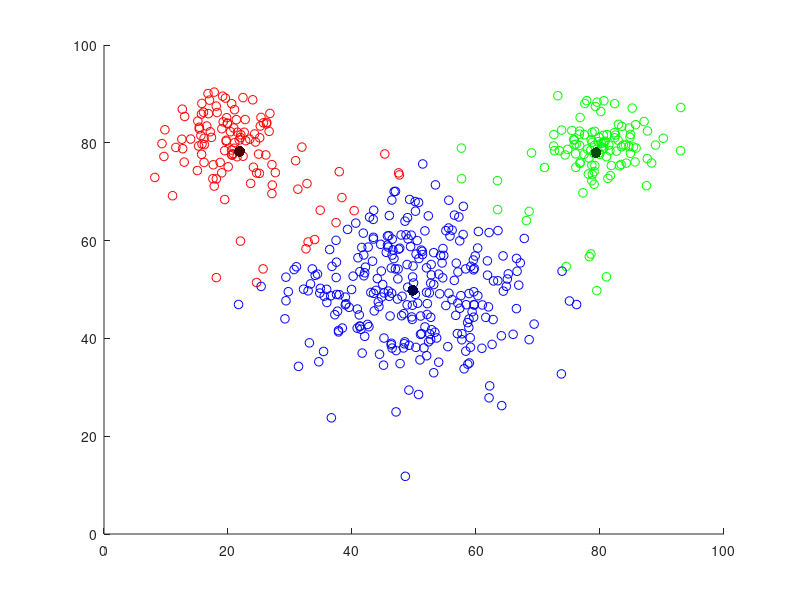

This figure's MATLAB source:
% Uebung 03
% ----------
% Video zu PCA: https://www.youtube.com/watch?v=7OAs0h0kYmk
%
% J. Cavojska, N. Lehmann

% Trainingsdaten, Testdaten und Clusterdaten laden
A = load('pendigits-training.txt');
B = load('pendigits-testing.txt');
C = load('clusters.txt');

% Daten aufbereiten
A_n   = size(A,2);
A_m   = size(A,1);
A = sortrows(A,A_n);
A_0 = A((A(:,17)==0),:);
A_1 = A((A(:,17)==1),:);
A_2 = A((A(:,17)==2),:);
A_3 = A((A(:,17)==3),:);
A_4 = A((A(:,17)==4),:);
A_5 = A((A(:,17)==5),:);
A_6 = A((A(:,17)==6),:);
A_7 = A((A(:,17)==7),:);
A_8 = A((A(:,17)==8),:);
A_9 = A((A(:,17)==9),:);
X = A(:,1:A_n -1); % alle Daten ausser der Zuglinie
x = min(X):max(X);
B_n   = size(B,2);
B_m   = size(B,1);

% Aufgabe 1 (3 Punkte)

% A 1.1: multivariate (mehrdimensionale) Normalverteilung
%        (Erwartungswert, Kovarianzmatrix) berechnen

% Erwartungswert fuer jede Koordinate fuer jeden Zug (0 bis 9)
E_A_0 = mean(A_0(:,1:A_n -1));
E_A_1 = mean(A_1(:,1:A_n -1));
E_A_2 = mean(A_2(:,1:A_n -1));
E_A_3 = mean(A_3(:,1:A_n -1));
E_A_4 = mean(A_4(:,1:A_n -1));
E_A_5 = mean(A_5(:,1:A_n -1));
E_A_6 = mean(A_6(:,1:A_n -1));
E_A_7 = mean(A_7(:,1:A_n -1));
E_A_8 = mean(A_8(:,1:A_n -1));
E_A_9 = mean(A_9(:,1:A_n -1));

% Kovarianzmatrix fuer jeden Zug (0 bis 9)
CVM_A_0 = cov(A_0(:,1:A_n -1));
CVM_A_1 = cov(A_1(:,1:A_n -1));
CVM_A_2 = cov(A_2(:,1:A_n -1));
CVM_A_3 = cov(A_3(:,1:A_n -1));
CVM_A_4 = cov(A_4(:,1:A_n -1));
CVM_A_5 = cov(A_5(:,1:A_n -1));
CVM_A_6 = cov(A_6(:,1:A_n -1));
CVM_A_7 = cov(A_7(:,1:A_n -1));
CVM_A_8 = cov(A_8(:,1:A_n -1));
CVM_A_9 = cov(A_9(:,1:A_n -1));

% Multivariante PDF generieren fuer jeden Zug (0 bis 9)
% wir geben hier kein Intervall an, weil die pdf hochdimensional ist 
% und nicht nur fuer einen bestimmten Bereich berechnet werden soll
A_0_mvpdf = mvnpdf(A_0(:,1:A_n -1), E_A_0, CVM_A_0);
A_1_mvpdf = mvnpdf(A_1(:,1:A_n -1), E_A_1, CVM_A_1);
A_2_mvpdf = mvnpdf(A_2(:,1:A_n -1), E_A_2, CVM_A_2);
A_3_mvpdf = mvnpdf(A_3(:,1:A_n -1), E_A_3, CVM_A_3);
A_4_mvpdf = mvnpdf(A_4(:,1:A_n -1), E_A_4, CVM_A_4);
A_5_mvpdf = mvnpdf(A_5(:,1:A_n -1), E_A_5, CVM_A_5);
A_6_mvpdf = mvnpdf(A_6(:,1:A_n -1), E_A_6, CVM_A_6);
A_7_mvpdf = mvnpdf(A_7(:,1:A_n -1), E_A_7, CVM_A_7);
A_8_mvpdf = mvnpdf(A_8(:,1:A_n -1), E_A_8, CVM_A_8);
A_9_mvpdf = mvnpdf(A_9(:,1:A_n -1), E_A_9, CVM_A_9);


% A 1.2: Testdaten anhand der A-Posteriori-PDF klassifizieren,
%        Konfusionsmatrix und Klassifikationsguete angeben
%        (Annahme: Gleichverteilte A-Priori-Wahrscheinlichkeit
%                  fuer jede Ziffer)

% A-Priori-Wahrscheinlichkeit fuer jeden Zug (0 bis 9)
A_x_apriori = 1 / length(unique(A(:,A_n)));

% A-Posteriori-Wahrscheinlichkeit fuer jeden Zug (0 bis 9)
% P(Zuglinie | Position) = P(Position | Zuglinie) * P(Zuglinie)
A_0_aposteriori = A_0_mvpdf * A_x_apriori;
A_1_aposteriori = A_1_mvpdf * A_x_apriori;
A_2_aposteriori = A_2_mvpdf * A_x_apriori;
A_3_aposteriori = A_3_mvpdf * A_x_apriori;
A_4_aposteriori = A_4_mvpdf * A_x_apriori;
A_5_aposteriori = A_5_mvpdf * A_x_apriori;
A_6_aposteriori = A_6_mvpdf * A_x_apriori;
A_7_aposteriori = A_7_mvpdf * A_x_apriori;
A_8_aposteriori = A_8_mvpdf * A_x_apriori;
A_9_aposteriori = A_9_mvpdf * A_x_apriori;

% Wir klassifizieren mit der L2-Norm.
M_classify = [];
for index = 1:size(B,1)
    trainData = B(index,1:B_n -1);
    A_0_aposteriori_predict = mvnpdf(trainData, E_A_0, CVM_A_0);
    A_1_aposteriori_predict = mvnpdf(trainData, E_A_1, CVM_A_1);
    A_2_aposteriori_predict = mvnpdf(trainData, E_A_2, CVM_A_2);
    A_3_aposteriori_predict = mvnpdf(trainData, E_A_3, CVM_A_3);
    A_4_aposteriori_predict = mvnpdf(trainData, E_A_4, CVM_A_4);
    A_5_aposteriori_predict = mvnpdf(trainData, E_A_5, CVM_A_5);
    A_6_aposteriori_predict = mvnpdf(trainData, E_A_6, CVM_A_6);
    A_7_aposteriori_predict = mvnpdf(trainData, E_A_7, CVM_A_7);
    A_8_aposteriori_predict = mvnpdf(trainData, E_A_8, CVM_A_8);
    A_9_aposteriori_predict = mvnpdf(trainData, E_A_9, CVM_A_9);
    
    [maxValue, indexAtMaxValue] = max([norm(A_0_aposteriori_predict),norm(A_1_aposteriori_predict),norm(A_2_aposteriori_predict),norm(A_3_aposteriori_predict),norm(A_4_aposteriori_predict),norm(A_5_aposteriori_predict),norm(A_6_aposteriori_predict),norm(A_7_aposteriori_predict),norm(A_8_aposteriori_predict),norm(A_9_aposteriori_predict)]);
    
    if (maxValue == norm(A_0_aposteriori_predict))     % train 0 predicted
        tmpVector = [B(index,1:B_n -1),B(index,B_n),0];
        M_classify = vertcat(M_classify,tmpVector);
    elseif (maxValue == norm(A_1_aposteriori_predict)) % train 1 predicted
        tmpVector = [B(index,1:B_n -1),B(index,B_n),1];
        M_classify = vertcat(M_classify,tmpVector);
    elseif (maxValue == norm(A_2_aposteriori_predict)) % train 2 predicted
        tmpVector = [B(index,1:B_n -1),B(index,B_n),2];
        M_classify = vertcat(M_classify,tmpVector);
    elseif (maxValue == norm(A_3_aposteriori_predict)) % train 3 predicted
        tmpVector = [B(index,1:B_n -1),B(index,B_n),3];
        M_classify = vertcat(M_classify,tmpVector);
    elseif (maxValue == norm(A_4_aposteriori_predict)) % train 4 predicted
        tmpVector = [B(index,1:B_n -1),B(index,B_n),4];
        M_classify = vertcat(M_classify,tmpVector);
    elseif (maxValue == norm(A_5_aposteriori_predict)) % train 5 predicted
        tmpVector = [B(index,1:B_n -1),B(index,B_n),5];
        M_classify = vertcat(M_classify,tmpVector);
    elseif (maxValue == norm(A_6_aposteriori_predict)) % train 6 predicted
        tmpVector = [B(index,1:B_n -1),B(index,B_n),6];
        M_classify = vertcat(M_classify,tmpVector);
    elseif (maxValue == norm(A_7_aposteriori_predict)) % train 7 predicted
        tmpVector = [B(index,1:B_n -1),B(index,B_n),7];
        M_classify = vertcat(M_classify,tmpVector);
    elseif (maxValue == norm(A_8_aposteriori_predict)) % train 8 predicted
        tmpVector = [B(index,1:B_n -1),B(index,B_n),8];
        M_classify = vertcat(M_classify,tmpVector);
    else                                       % train 9 predicted
        tmpVector = [B(index,1:B_n -1),B(index,B_n),9];
        M_classify = vertcat(M_classify,tmpVector);
    end % end-if
end % end-for_each

M_classify;
%cp = classperf(B,c)

% Konfusionsmatrix
knownClass = M_classify(:, B_n);
predictedClass = M_classify(:, B_n +1);
confusionmat(knownClass, predictedClass)

% Klassifikationsguete
M_m = size(M_classify, 1);
corret_predicted = 0;
for index = 1:M_m
    if M_classify(index, B_n) == M_classify(index, B_n +1)
        corret_predicted = corret_predicted + 1;
    end
end
classification_quality = corret_predicted / M_m


%%%%%%%%%%%%%%%%%%%%%%%%%%  Aufgabe 2 (4 Punkte)  %%%%%%%%%%%%%%%%%%%%%%%%%%%%%

% A 2.1: Erste Hauptkomponente der Trainingsdaten angeben
M_pca = princomp(zscore(B(:,1:B_n -1))); % pca with standardized variables
M_pca_fst = M_pca(:,1); % ?

% A 2.2: Dimensionsreduzierung mittels PCA,
%        Testdaten klassifizieren mit Bayes Klassifikator
%        (wie in Aufgabe 1)
%        Klassifikationsguete fuer alle Dimensionen angeben


%%%%%%%%%%%%%%%%%%%%%%%%%%%  Aufgabe 3 (3 Punkte)  %%%%%%%%%%%%%%%%%%%%%%%%%%%%

% A 3.1: k-means auf die Daten clusters.txt anwenden,
%        k-means soll selbst implementiert werden!

k = 3;
numIterations = 5

mean1 = C(1,:) % mean1, selected randomly
mean2 = C(2,:) % mean2, selected randomly
mean3 = C(3,:) % mean3, selected randomly
mean1_elems = [] % elements belonging to mean1
mean2_elems = [] % elements belonging to mean2
mean3_elems = [] % elements belonging to mean3
plotArray = []

for iter=1:numIterations
    mean1_elems = []
    mean2_elems = []
    mean3_elems = []
    for elem=1:size(C,1) % iterate over all elements
        dist = sqrt(abs(C(elem,1) - mean1(:,1))^2  + abs(C(elem,2) - mean1(:,2))^2);
        closest = mean1;
        dist2 = sqrt(abs(C(elem,1) - mean2(:,1))^2  + abs(C(elem,2) - mean2(:,2))^2);
        if dist > dist2
            closest = mean2;
            dist = dist2;
        end
        dist3 = sqrt(abs(C(elem,1) - mean3(:,1))^2  + abs(C(elem,2) - mean3(:,2))^2);
        if dist > dist3
            closest = mean3;
            dist = dist3;
        end
        if closest == mean1
            mean1_elems = vertcat(mean1_elems, C(elem, :));
        elseif closest == mean2
            mean2_elems = vertcat(mean2_elems, C(elem, :));
        else
            mean3_elems = vertcat(mean3_elems, C(elem, :));
        end
    end
    mean1_elems;
    mean2_elems;
    mean3_elems;
    mean1 = [mean(mean1_elems(:,1)), mean(mean1_elems(:,2))]
    mean2 = [mean(mean2_elems(:,1)), mean(mean2_elems(:,2))]
    mean3 = [mean(mean3_elems(:,1)), mean(mean3_elems(:,2))]
    
    % Visualisierung der Clusterzentren
    plotOfIteration = 5 % which iteration do we want to see a plot for?
    if iter == plotOfIteration
        % x = min(mean1_elems):max(mean1_elems)
        mean1_elems_x = mean1_elems(:,1); % x coordinates of all elements belonging to mean1
        mean1_elems_y = mean1_elems(:,2); % y coordinates of all elements belonging to mean1
        mean2_elems_x = mean2_elems(:,1);
        mean2_elems_y = mean2_elems(:,2);
        mean3_elems_x = mean3_elems(:,1);
        mean3_elems_y = mean3_elems(:,2);
        scatter(mean1_elems_x, mean1_elems_y, 40, [1 0 0])
        hold on
        scatter(mean1(:,1), mean1(:,2), 60, [.3 0 0], 'filled')
        hold on
        scatter(mean2_elems_x, mean2_elems_y, 40, [0 1 0])
        hold on
        scatter(mean2(:,1), mean2(:,2), 60, [0 .3 0], 'filled')
        hold on
        scatter(mean3_elems_x, mean3_elems_y, 40, [0 0 1])
        hold on
        scatter(mean3(:,1), mean3(:,2), 60, [0 0 .3], 'filled')
    end
end
